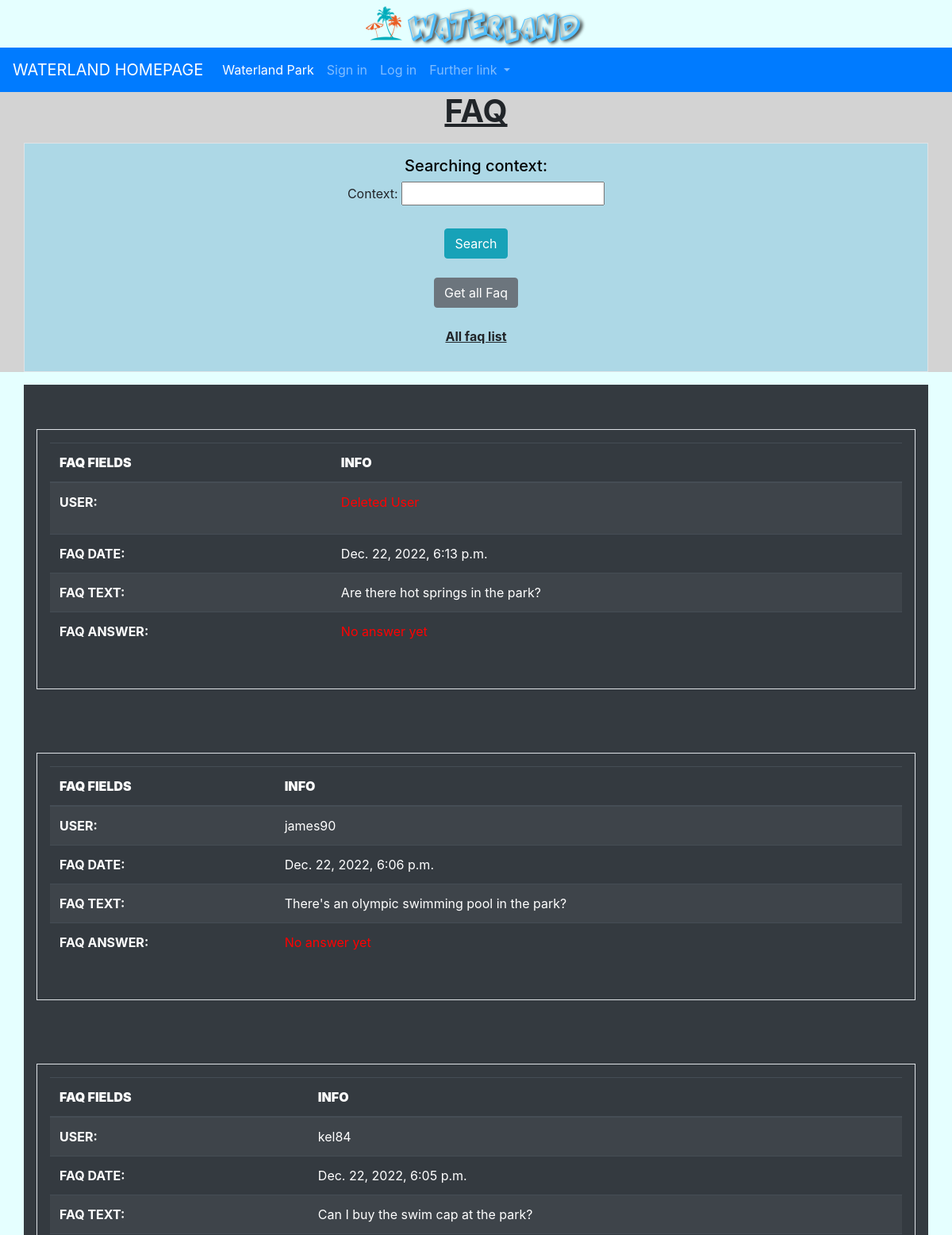
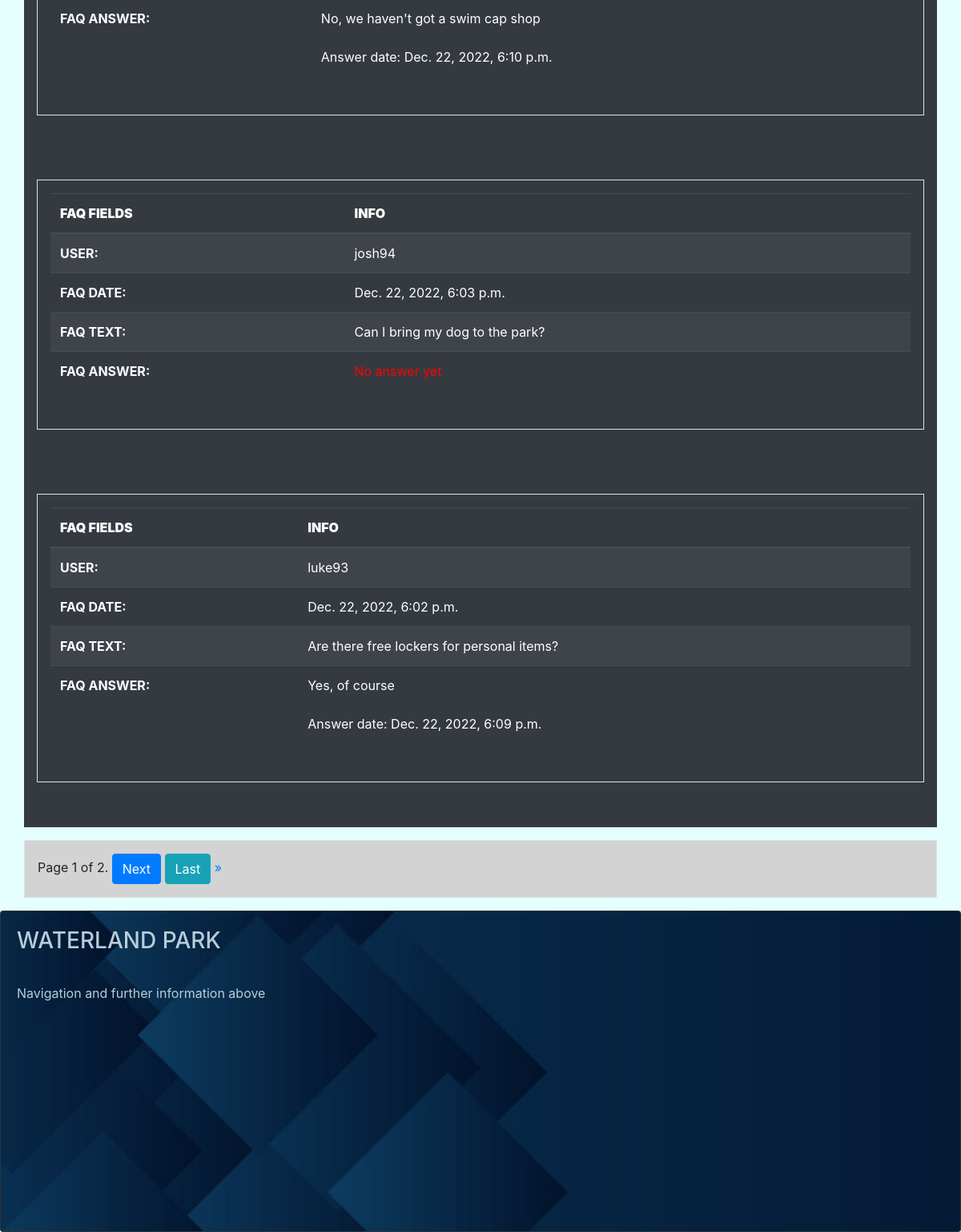
The app's page /reviewpark/faq/ with its own data (2 pictures, top to bottom).
### reviewpark/models.py (models this page shows, shortened)
class Faq(models.Model):
    customer = models.ForeignKey(myUser, on_delete=models.SET_NULL, null=True)
    faq_date = models.DateTimeField(default=timezone.now, null=False, blank=False)
    ask = models.TextField(max_length=300, null=False, blank=False, help_text='Write your question here, max 300 characters', verbose_name='FAQ')
    answare = models.TextField(max_length=500, null=True, default=None,
                               help_text='Answare to the customer\'s question here, max 500 characters', verbose_name='Answer')
    answare_date = models.DateTimeField(null=True, default=None)
    class Meta:
        verbose_name_plural = 'FAQ'

### userpark/models.py (models this page shows, shortened)
class User(AbstractUser):
    GENDER_CHOICES = (
        ('M', 'Male'),
        ('F', 'Female'),
    )
    gender = models.CharField(max_length=1, choices=GENDER_CHOICES, help_text="Are you male or female?", null=True, default=None)
    birth_date = models.DateField(help_text="Place your birthday here", null=True,
                                  validators=[MaxValueValidator(limit_value=date.today()-timedelta(days=(365*7))),
                                              MinValueValidator(limit_value=date.today()-timedelta(days=(365*100)))], default=None)
    staff_assigned_code = models.CharField(max_length=5, help_text="Place your staff code here", null=True, unique=True, default=None)
    is_staff_member = models.BooleanField(default=False)
    propic = models.ImageField(upload_to=media_directory_path, blank=True, null=True,
                               default=None, help_text='Add your profile picture here', verbose_name='Picture Profile')
    slug = models.SlugField(null=False, unique=True)  # max length disabled

### reviewpark/views.py (the view)
# urls.py: path('faq/', FaqListView.as_view(), name='faq'),
class FaqListView(ListView):
    model = Faq
    template_name = 'reviewpark/faq/faq_list.html'
    context_object_name = "faq_list"  # default is object_list
    paginate_by = 5
    def get_queryset(self):
        queryset = Faq.objects.all().order_by('-faq_date')   # DESC date, default ASC
        return queryset

### reviewpark/templates/reviewpark/faq/faq_list.html (shortened to what this page needs)
{% extends 'navbase.html' %}
{% block bodybase %}
    <div class="text-center" style="background-color: lightgray">
        <h1><strong><u>FAQ</u></strong></h1>
        <div class="container p-3 my-3 border" style="background: lightblue">
            <div class="text-center">
                <h5 style="color: black">Searching context:</h5>
                <form action="{% url 'reviewpark:faq-search-context' %}" method="get">
                    <label for="contextform">Context:</label>
                    <input type="text" id="contextform" name="contextform" required><br><br>
                    <button type="submit" class="btn btn-info">Search</button>
                </form><br>
                <a href="{% url 'reviewpark:faq' %}"><button type="button" class="btn btn-secondary">Get all Faq</button></a>
                {% if request.GET.contextform %}
                    <br><br>
                    <p><strong><u>Searching for "{{ request.GET.contextform }}" context</u></strong></p>
                {% else %}
                    <br><br>
                    <p><strong><u>All faq list</u></strong></p>
                {% endif %}
            </div>
        </div>
    </div>
    <div class="container p-3 my-3 bg-dark text-white">
    {% for faq in faq_list %}
        <br>
        <div class="container p-3 my-3 border">
        <table class="table table-striped table-dark">
          <thead>
            <tr>
                <th scope="col"><strong>FAQ FIELDS</strong></th>
              <th scope="col"><strong>INFO</strong></th>
            </tr>
          </thead>
        <tbody>
            <tr>
            <th scope="row">USER:</th>
             {% if faq.customer %}
                <td>{{ faq.customer.get_username }}</td>
             {% else %}
                 <td><p style="color: red">Deleted User</p></td>
             {% endif %}
            </tr>
            <tr>
            <th scope="row">FAQ DATE:</th>
             <td>{{ faq.faq_date }}</td>
            </tr>
            <tr>
            <th scope="row">FAQ TEXT:</th>
             <td>{{ faq.ask }}</td>
            </tr>
            <tr>
             {% if faq.answare %}
                <th scope="row">FAQ ANSWER:</th>
                <td>{{ faq.answare }}<br><br><p>Answer date: {{ faq.answare_date }}</p></td>
             {% else %}
                <th scope="row">FAQ ANSWER:</th>
                 <td><p style="color: red">No answer yet</p></td>
             {% endif %}
            </tr>
         </tbody>
        </table>
        </div>
        <br>
    {% empty %}
        <div class="text-center">
            <h1 class="display-1"><strong>NO FAQ YET</strong></h1>
        </div>
    {% endfor %}
    </div>
    <div class="container p-3 my-3 border" style="background-color: lightgray">
        <div class="pagination">
        <span class="step-links">
            <span class="current">
                Page {{ page_obj.number }} of {{ page_obj.paginator.num_pages }}.
            </span>
            {% if page_obj.has_next %}
                <a href="?page={{ page_obj.next_page_number }}{% if request.GET.contextform %}&contextform={{ request.GET.contextform }}{% endif %}"><button type="button" class="btn btn-primary">Next</button></a>
                <a href="?page={{ page_obj.paginator.num_pages }}{% if request.GET.contextform %}&contextform={{ request.GET.contextform }}{% endif %}"><button type="button" class="btn btn-info">Last</button> &raquo;</a>
            {% endif %}
        </span>
        </div>
    </div>
{% endblock %}

### records on screen
Faq: faq_date "Dec. 22, 2022, 6:13 p.m.", ask "Are there hot springs in the park?", shows "FAQ ANSWER:"
Faq: customer.get_username "james90", faq_date "Dec. 22, 2022, 6:06 p.m.", ask "There's an olympic swimming pool in the park?", shows "FAQ ANSWER:"
Faq: customer.get_username "kel84", faq_date "Dec. 22, 2022, 6:05 p.m.", ask "Can I buy the swim cap at the park?", answare "No, we haven't got a swim cap shop", answare_date "Dec. 22, 2022, 6:10 p.m."
Faq: customer.get_username "josh94", faq_date "Dec. 22, 2022, 6:03 p.m.", ask "Can I bring my dog to the park?", shows "FAQ ANSWER:"
Faq: customer.get_username "luke93", faq_date "Dec. 22, 2022, 6:02 p.m.", ask "Are there free lockers for personal items?", answare "Yes, of course", answare_date "Dec. 22, 2022, 6:09 p.m."

### other values on screen
{{ page_obj.number }} "1"
{{ page_obj.paginator.num_pages }} "2"
